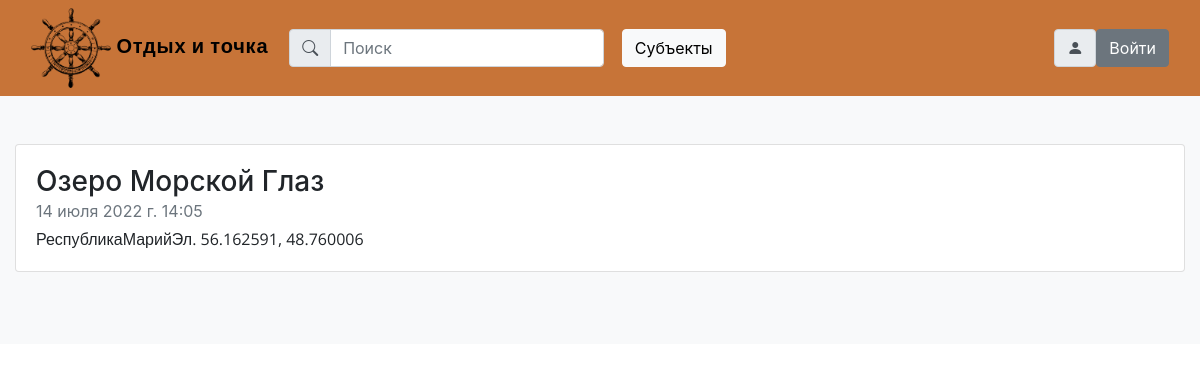
The page /albumelem/1/ on the database its author committed.
### main/models.py (models this page shows, shortened)
class AlbumElem(models.Model):  # реализация непосредственно с SQLite
    photo = models.ImageField(upload_to='photos/')
    title = models.TextField(max_length=255, default='Название города')
    content = models.TextField(blank=True)
    time_of_creation = models.DateTimeField(auto_now_add=True)
    bookmark = models.ManyToManyField(User)
    class Meta:
        verbose_name = 'Статьи на сайте'
        verbose_name_plural = 'Статьи на сайте'

### main/views.py (the view)
# urls.py: path('albumelem/<int:album_elem_id>/', show_album_elem, name='albumelem')
def show_album_elem(request, album_elem_id):
    elem = get_object_or_404(AlbumElem, pk=album_elem_id)
    return render(request, 'main/albumelem.html', {'album_elem': elem})

### main/templates/main/albumelem.html (shortened to what this page needs)
{% extends 'main/base.html' %}
{% block content %}
<div class="col">
  <div class="card flex-md-row mb-4 box-shadow h-md-337">
    <div class="card-body d-flex flex-column align-items-start">
      <h3 class="mb-0">
        {{album_elem.title}}
      </h3>
      <div class="mb-1 text-muted">{{album_elem.time_of_creation}}</div>
      <p class="card-text mb-auto">{{album_elem.content}}</p>
    </div>
  </div>
</div>
{% endblock %}

### main/static/main/css/styles.css (style rules this page uses)
.card-text { text-align: left; font-family: 'Open Sans', sans-serif; white-space: pre-line; }

### rows shown on the page
AlbumElem: title "Озеро Морской Глаз", time_of_creation "14 июля 2022 г. 14:05", content "РеспубликаМарийЭл. 56.162591, 48.760006"
